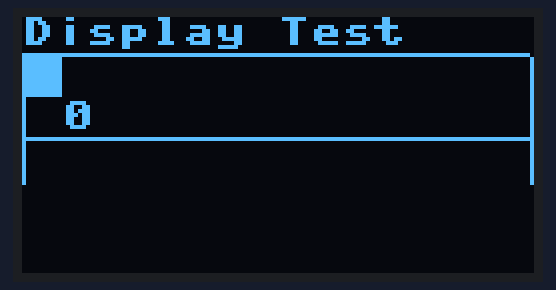
This program was run on a simulated Raspberry Pi Pico running MicroPython. Parts: 128×64 one-colour display. What the program prints to the serial console is not drawn. At 11.0 s the program stops and its outputs stay as they are.

Above: at 0.24 s.
At 1.53 s:
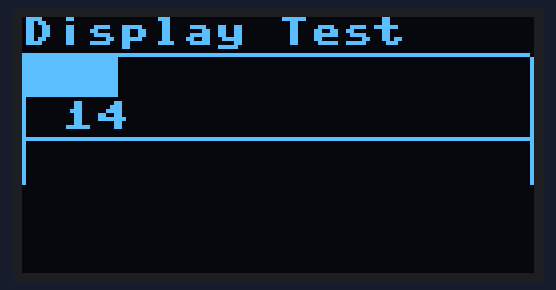
At 2.92 s:
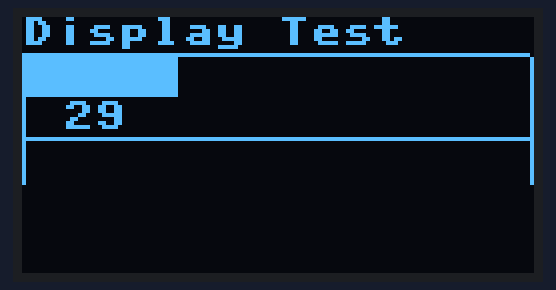
At 5.7 s:
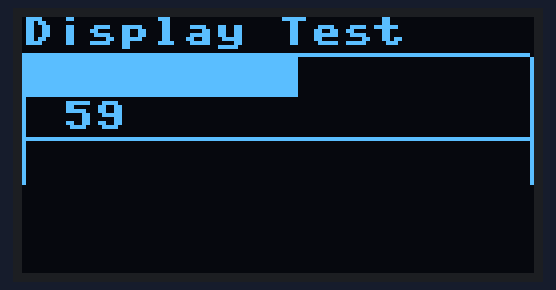
At 8.38 s:
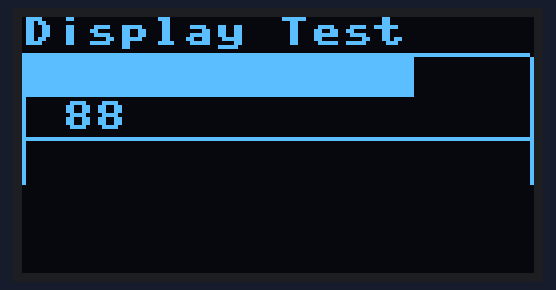
At 11.1 s:
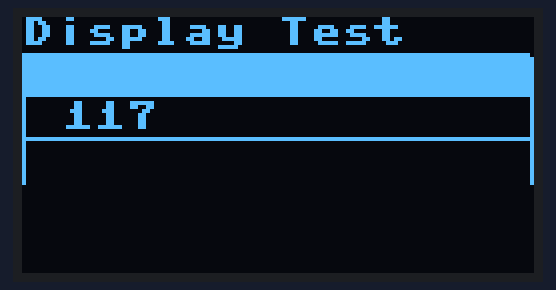

The program:

testoled.py
```python
from machine import Pin, SoftI2C
import machine
from time import sleep_ms
import utime
import sh1106

pin_SDA = 9
pin_SCL = 8


i2c = SoftI2C(scl=Pin(pin_SCL), sda=Pin(pin_SDA), freq=100000)
oled = sh1106.SH1106_I2C(128, 64, i2c, Pin(0), 0x3c)
oled.sleep(False)

def scan_i2c():
    print('Scan i2c')
    devices = i2c.scan()

    for device in devices:
        print("Hex address: ",hex(device))
    if len(devices) == 0:
        print("No i2c device !")
    else:
        print('i2c devices found:',len(devices))

scan_i2c()

oled.fill(0)
oled.text('Display Test', 0, 0, 1)
oled.hline(0, 9, 127, 1)
oled.hline(0, 30, 127, 1)
oled.vline(0, 10, 32, 1)
oled.vline(127, 10, 32, 1)

for i in range(0, 118):
    oled.fill_rect(i,10, 10, 10, 1)
    oled.fill_rect(10, 21, 30, 8, 0)
    oled.text(str(i), 10, 21, 1)
    oled.show()
```
